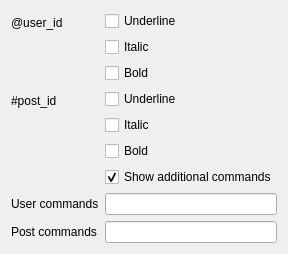
<?xml version="1.0" encoding="UTF-8"?>
<ui version="4.0">
 <class>JuickSettings</class>
 <widget class="QWidget" name="JuickSettings">
  <property name="geometry">
   <rect>
    <x>0</x>
    <y>0</y>
    <width>282</width>
    <height>243</height>
   </rect>
  </property>
  <property name="windowTitle">
   <string>Form</string>
  </property>
  <layout class="QFormLayout" name="formLayout">
   <property name="fieldGrowthPolicy">
    <enum>QFormLayout::ExpandingFieldsGrow</enum>
   </property>
   <item row="0" column="0">
    <widget class="QLabel" name="user_label">
     <property name="text">
      <string>@user_id</string>
     </property>
    </widget>
   </item>
   <item row="0" column="1">
    <layout class="QVBoxLayout" name="user_layout">
     <item>
      <widget class="QCheckBox" name="user_under">
       <property name="text">
        <string>Underline</string>
       </property>
      </widget>
     </item>
     <item>
      <widget class="QCheckBox" name="user_italic">
       <property name="text">
        <string>Italic</string>
       </property>
      </widget>
     </item>
     <item>
      <widget class="QCheckBox" name="user_bold">
       <property name="text">
        <string>Bold</string>
       </property>
      </widget>
     </item>
    </layout>
   </item>
   <item row="1" column="0">
    <widget class="QLabel" name="post_label">
     <property name="text">
      <string>#post_id</string>
     </property>
    </widget>
   </item>
   <item row="1" column="1">
    <layout class="QVBoxLayout" name="post_layout">
     <item>
      <widget class="QCheckBox" name="post_under">
       <property name="text">
        <string>Underline</string>
       </property>
      </widget>
     </item>
     <item>
      <widget class="QCheckBox" name="post_italic">
       <property name="text">
        <string>Italic</string>
       </property>
      </widget>
     </item>
     <item>
      <widget class="QCheckBox" name="post_bold">
       <property name="text">
        <string>Bold</string>
       </property>
      </widget>
     </item>
    </layout>
   </item>
   <item row="2" column="1">
    <widget class="QCheckBox" name="extra_cmds">
     <property name="text">
      <string>Show additional commands</string>
     </property>
     <property name="checked">
      <bool>true</bool>
     </property>
    </widget>
   </item>
   <item row="3" column="0">
    <widget class="QLabel" name="label">
     <property name="text">
      <string>User commands</string>
     </property>
    </widget>
   </item>
   <item row="3" column="1">
    <widget class="QLineEdit" name="user_line_edit">
     <property name="toolTip">
      <string>Commands separated by space</string>
     </property>
    </widget>
   </item>
   <item row="4" column="0">
    <widget class="QLabel" name="label_2">
     <property name="text">
      <string>Post commands</string>
     </property>
    </widget>
   </item>
   <item row="4" column="1">
    <widget class="QLineEdit" name="post_line_edit">
     <property name="toolTip">
      <string>Commands separated by space</string>
     </property>
    </widget>
   </item>
  </layout>
 </widget>
 <resources/>
 <connections>
  <connection>
   <sender>extra_cmds</sender>
   <signal>toggled(bool)</signal>
   <receiver>user_line_edit</receiver>
   <slot>setEnabled(bool)</slot>
   <hints>
    <hint type="sourcelabel">
     <x>144</x>
     <y>80</y>
    </hint>
    <hint type="destinationlabel">
     <x>147</x>
     <y>105</y>
    </hint>
   </hints>
  </connection>
  <connection>
   <sender>extra_cmds</sender>
   <signal>toggled(bool)</signal>
   <receiver>post_line_edit</receiver>
   <slot>setEnabled(bool)</slot>
   <hints>
    <hint type="sourcelabel">
     <x>260</x>
     <y>79</y>
    </hint>
    <hint type="destinationlabel">
     <x>259</x>
     <y>139</y>
    </hint>
   </hints>
  </connection>
 </connections>
</ui>
